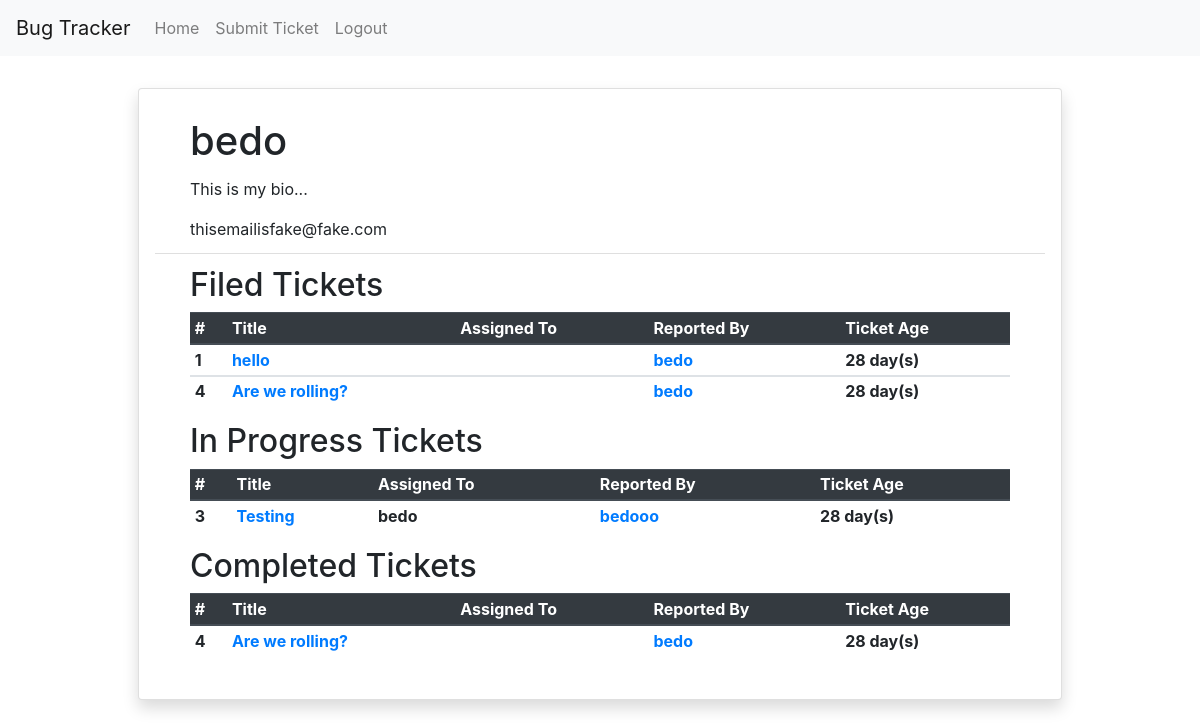
Page /user/1/ (signed in) on the earlier database version.
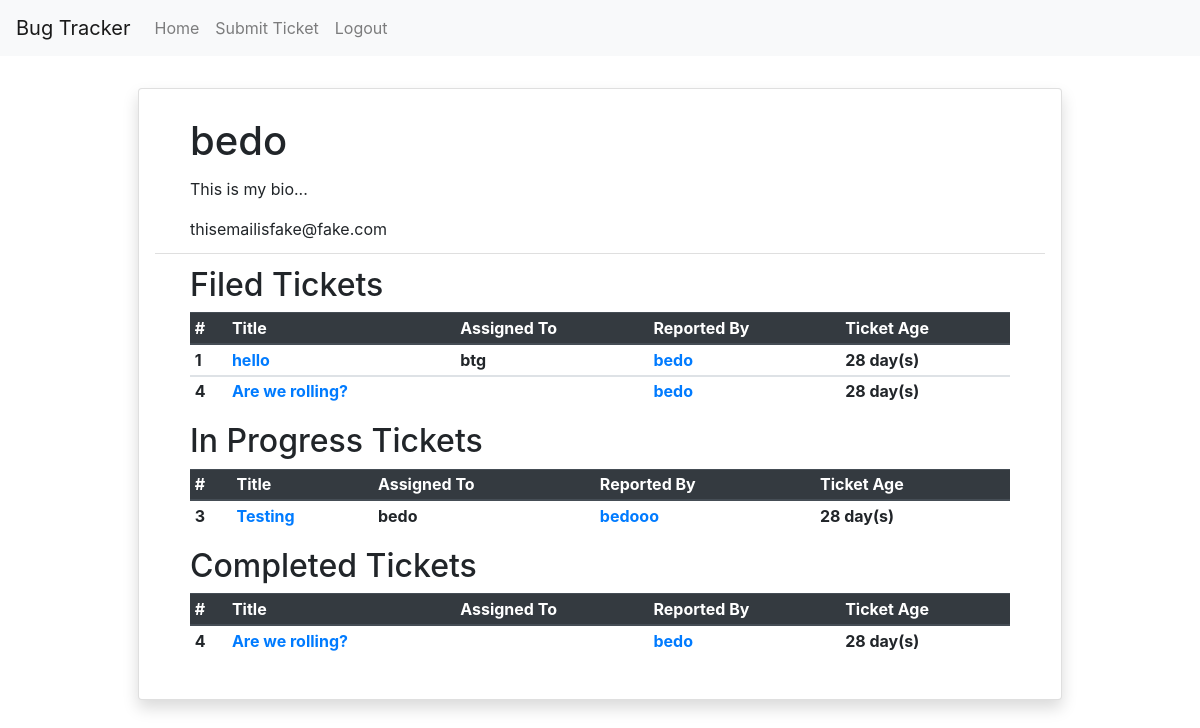
Same page on the later database version.
### custom_user/models.py (models this page shows)
class MyUser(AbstractUser):
    bio = models.CharField(max_length=240)

### homepage/models.py (models this page shows)
class Ticket(models.Model):
    STATUS_CHOICES = [
        ("NW", "New"),
        ("IP", "In Progress"),
        ("DN", "Done"),
        ("IN", "Invalid")
    ]
    title = models.CharField(max_length=50)
    description = models.TextField()
    post_date = models.DateTimeField(default=timezone.now)
    filing_user = models.ForeignKey(MyUser, on_delete=models.CASCADE, null=False)
    status = models.CharField(max_length=2, default='NW', choices=STATUS_CHOICES)
    assigned = models.CharField(default='', max_length=50, blank=True, null=True)
    completed = models.CharField(max_length=50, blank=True, null=True)
    @property
    def days_active(self):
        time = timezone.now() - self.post_date
        return time.days

### homepage/views.py (the view)
# urls.py: path('user/<int:user_id>/', views.user_detail, name="user_view"),
@login_required
def user_detail(request, user_id):
    name = MyUser.objects.filter(id=user_id).first()
    user_tickets = Ticket.objects.filter(filing_user=name.id)
    inprogress_tickets = Ticket.objects.filter(status="IP", assigned=name)
    completed_tickets = Ticket.objects.filter(status="DN", filing_user=name.id)
    invalid_tickets = Ticket.objects.filter(status="IN", filing_user=name.id)
    return render (
                    request,
                    "user_detail.html",
                    {"user_tickets": user_tickets,
                     "name": name,
                     "ip_tickets": inprogress_tickets,
                     "completed_tickets": completed_tickets,
                     "invalid_tickets": invalid_tickets,
                    })

### templates/user_detail.html (shortened to what this page needs)
{% extends "base.html" %}
{% block content %}
<nav class="navbar navbar-expand-lg navbar-light bg-light">
    <a href="#" class="navbar-brand">Bug Tracker</a>
    <ul class="navbar-nav">
        <li class="nav_item">
            <a href="/" class="nav-link">Home</a>
        </li>
        <li class="nav_item">
            <a href="/submit/" class="nav-link">Submit Ticket</a>
        </li>
        <li class="nav_item">
            <a href="/logout/" class="nav-link">Logout</a>
        </li>
    </ul>
</nav>
<div class="card shadow p-3 mb-5 bg-white rounded" style="width: 77%; margin: auto;  margin-top: 2rem;">
    <ul class="list-group list-group-flush">
        <li class="list-group-item">
            <div class="container">
                <h1 class="card-title">{{ name.username }}</h1>
                {% if name.bio %}
                    <p class="card-text">{{ name.bio }}</p>
                {% else %}
                    <p class="card-text">User has no bio...</p>
                {% endif %}
                {% if name.email %}
                    <p class="card-text">{{ name.email }}</p>
                {% else %}
                    <p class="card-text">User has no email...</p>
                {% endif %}
            </div>
        </li>
        <li class="list-group-item">
            <div class="container">
                <h2>Filed Tickets</h2>
                <table class="table table-sm">
                    {% if user_tickets %}
                    <thead class="thead-dark">
                        <tr>
                            <th>#</th>
                            <th>Title</th>
                            <th>Assigned To</th>
                            <th>Reported By</th>
                        <th>Ticket Age</th>
                        </tr>
                    </thead>
                    {% for ticket in user_tickets %}
                    <tbody>
                        <tr>
                            <th>{{ ticket.id }}</th>
                                <th><a href="/ticket/{{ ticket.id }}/">{{ ticket.title }}</a></th>
                                {% if ticket.assigned == None %}
                                <th></th>
                                {% else %}
                                <th>{{ ticket.assigned }}</th>
                                {% endif %}
                                <th><a href="/user/{{ ticket.filing_user.id }}">{{ ticket.filing_user }}</a></th>
                                <th>{{ ticket.days_active }} day(s)</th>
                            </tr>
                        </tbody>
                    {% endfor %}
                    {% else %}
                        <h4>No Tickets Completed</h4>
                    {% endif %}
                </table>
                <h2>In Progress Tickets</h2>
                <table class="table table-sm">
                    {% if ip_tickets %}
                    <thead class="thead-dark">
                        <tr>
                            <th>#</th>
                            <th>Title</th>
                            <th>Assigned To</th>
                            <th>Reported By</th>
                            <th>Ticket Age</th>
                        </tr>
                    </thead>
                    {% for ticket in ip_tickets %}
                    <tbody>
                        <tr>
                            <th>{{ ticket.id }}</th>
                                <th><a href="/ticket/{{ ticket.id }}/">{{ ticket.title }}</a></th>
                                {% if ticket.assigned == None %}
                                    <th></th>
                                {% else %}
                                <th>{{ ticket.assigned }}</th>
                                {% endif %}
                                <th><a href="/user/{{ ticket.filing_user.id }}">{{ ticket.filing_user }}</a></th>
                                <th>{{ ticket.days_active }} day(s)</th>
                            </tr>
                        </tbody>
                    {% endfor %}
                    {% else %}
                        <h5>No Tickets Completed</h5>
                    {% endif %}
                </table>
                <h2>Completed Tickets</h2>
                <table class="table table-sm">
                    {% if completed_tickets or invalid_tickets %}
                        <thead class="thead-dark">
                            <tr>
                                <th>#</th>
                                <th>Title</th>
                                <th>Assigned To</th>
                                <th>Reported By</th>
                                <th>Ticket Age</th>
                            </tr>
                        </thead>
                        {% if completed_tickets %}
                            {% for ticket in completed_tickets %}
                            <tbody>
                                <tr>
                                    <th>{{ ticket.id }}</th>
                                        <th><a href="/ticket/{{ ticket.id }}/">{{ ticket.title }}</a></th>
                                        {% if ticket.assigned == None %}
                                        <th></th>
                                        {% else %}
                                        <th>{{ ticket.assigned }}</th>
                                        {% endif %}
                                        <th><a href="/user/{{ ticket.filing_user.id }}">{{ ticket.filing_user }}</a></th>
                                        <th>{{ ticket.days_active }} day(s)</th>
                                    </tr>
                                </tbody>
                            {% endfor %}
                        {% endif %}
                        {% else %}
                            <h5>No Tickets Completed</h5>
                    {% endif %}
                </table>
            </div>
        </li>
    </ul>
</div>
{%  endblock%}

### templates/base.html (shortened to what this page needs)
<link rel="stylesheet" href="https://stackpath.bootstrapcdn.com/bootstrap/4.5.2/css/bootstrap.min.css">
<div>
    {% block content %}
    {% endblock %}
</div>

Differences in the rows shown:
changed Ticket "hello": assigned (not shown) → "btg"
